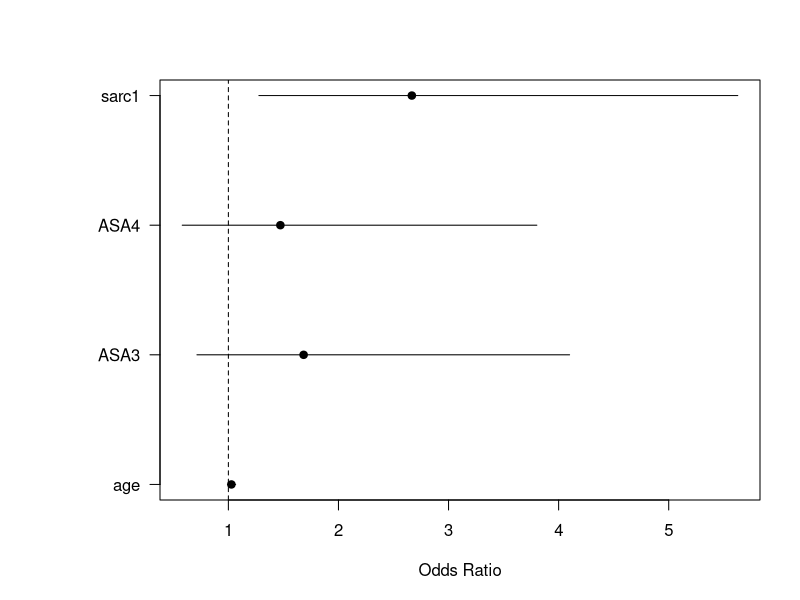

Recreate this plot in R.
# Figure 2: Odds ratios from logistic regression

set.seed(42)
N <- 150
age <- rnorm(N, 63, 10)
ASA <- sample(2:4, N, TRUE)
sarc <- rbinom(N, 1, 0.35)
linpred <- -4 + 0.04*age + 0.9*sarc + 0.3*(ASA-2)
prob <- 1/(1+exp(-linpred))
complication <- rbinom(N,1,prob)

df <- data.frame(age, ASA=factor(ASA), sarc=factor(sarc), complication)
fit <- glm(complication ~ age + ASA + sarc, data=df, family=binomial())

OR <- exp(coef(fit))
CI <- exp(confint(fit))

# Simple forest-style plot
png("Fig2_Logistic_ORs.png", width=900, height=600)
par(mar=c(5,8,4,2))
plot(OR[-1], seq_along(OR[-1]), xlim=range(CI[-1,]),
     xlab='Odds Ratio', ylab='', yaxt='n', pch=19)
segments(CI[-1,1], seq_along(OR[-1]), CI[-1,2], seq_along(OR[-1]))
abline(v=1, lty=2)
axis(2, at=seq_along(OR[-1]), labels=names(OR[-1]), las=2)
dev.off()
